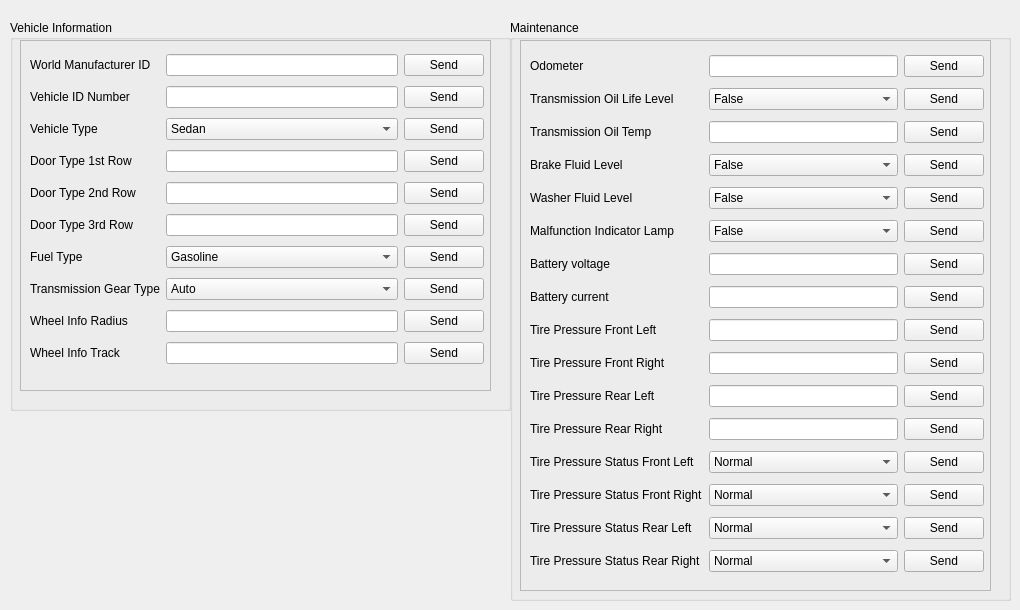
    <widget class="QWidget" name="tab">
     <attribute name="title">
      <string>Vehicle Information</string>
     </attribute>
     <widget class="QGroupBox" name="groupBox">
      <property name="geometry">
       <rect>
        <x>10</x>
        <y>20</y>
        <width>501</width>
        <height>391</height>
       </rect>
      </property>
      <property name="title">
       <string>Vehicle Information</string>
      </property>
      <widget class="QFrame" name="frame">
       <property name="geometry">
        <rect>
         <x>10</x>
         <y>20</y>
         <width>471</width>
         <height>351</height>
        </rect>
       </property>
       <property name="frameShape">
        <enum>QFrame::StyledPanel</enum>
       </property>
       <property name="frameShadow">
        <enum>QFrame::Raised</enum>
       </property>
       <widget class="QWidget" name="gridLayoutWidget">
        <property name="geometry">
         <rect>
          <x>10</x>
          <y>10</y>
          <width>454</width>
          <height>326</height>
         </rect>
        </property>
        <layout class="QGridLayout" name="gridLayout_3">
         <item row="2" column="0">
          <widget class="QLabel" name="label_V1">
           <property name="text">
            <string>Vehicle Type</string>
           </property>
           <property name="alignment">
            <set>Qt::AlignLeading|Qt::AlignLeft|Qt::AlignVCenter</set>
           </property>
          </widget>
         </item>
         <item row="4" column="0">
          <widget class="QLabel" name="label_V3">
           <property name="text">
            <string>Door Type 2nd Row</string>
           </property>
           <property name="alignment">
            <set>Qt::AlignLeading|Qt::AlignLeft|Qt::AlignVCenter</set>
           </property>
          </widget>
         </item>
         <item row="5" column="0">
          <widget class="QLabel" name="label_V4">
           <property name="text">
            <string>Door Type 3rd Row</string>
           </property>
           <property name="alignment">
            <set>Qt::AlignLeading|Qt::AlignLeft|Qt::AlignVCenter</set>
           </property>
          </widget>
         </item>
         <item row="6" column="0">
          <widget class="QLabel" name="label_V5">
           <property name="text">
            <string>Fuel Type</string>
           </property>
           <property name="alignment">
            <set>Qt::AlignLeading|Qt::AlignLeft|Qt::AlignVCenter</set>
           </property>
          </widget>
         </item>
         <item row="7" column="0">
          <widget class="QLabel" name="label_V6">
           <property name="text">
            <string>Transmission Gear Type</string>
           </property>
           <property name="alignment">
            <set>Qt::AlignLeading|Qt::AlignLeft|Qt::AlignVCenter</set>
           </property>
          </widget>
         </item>
         <item row="8" column="0">
          <widget class="QLabel" name="label_V7">
           <property name="text">
            <string>Wheel Info Radius</string>
           </property>
           <property name="alignment">
            <set>Qt::AlignLeading|Qt::AlignLeft|Qt::AlignVCenter</set>
           </property>
          </widget>
         </item>
         <item row="9" column="0">
          <widget class="QLabel" name="label_V8">
           <property name="text">
            <string>Wheel Info Track</string>
           </property>
           <property name="alignment">
            <set>Qt::AlignLeading|Qt::AlignLeft|Qt::AlignVCenter</set>
           </property>
          </widget>
         </item>
         <item row="4" column="1">
          <widget class="QLineEdit" name="lineEdit_V3"/>
         </item>
         <item row="5" column="1">
          <widget class="QLineEdit" name="lineEdit_V4"/>
         </item>
         <item row="8" column="1">
          <widget class="QLineEdit" name="lineEdit_V7"/>
         </item>
         <item row="9" column="1">
          <widget class="QLineEdit" name="lineEdit_V8"/>
         </item>
         <item row="2" column="2">
          <widget class="QPushButton" name="pushButton_V1">
           <property name="text">
            <string>Send</string>
           </property>
          </widget>
         </item>
         <item row="3" column="2">
          <widget class="QPushButton" name="pushButton_V2">
           <property name="text">
            <string>Send</string>
           </property>
          </widget>
         </item>
         <item row="4" column="2">
          <widget class="QPushButton" name="pushButton_V3">
           <property name="text">
            <string>Send</string>
           </property>
          </widget>
         </item>
         <item row="5" column="2">
          <widget class="QPushButton" name="pushButton_V4">
           <property name="text">
            <string>Send</string>
           </property>
          </widget>
         </item>
         <item row="6" column="2">
          <widget class="QPushButton" name="pushButton_V5">
           <property name="text">
            <string>Send</string>
           </property>
          </widget>
         </item>
         <item row="7" column="2">
          <widget class="QPushButton" name="pushButton_V6">
           <property name="text">
            <string>Send</string>
           </property>
          </widget>
         </item>
         <item row="8" column="2">
          <widget class="QPushButton" name="pushButton_V7">
           <property name="text">
            <string>Send</string>
           </property>
          </widget>
         </item>
         <item row="9" column="2">
          <widget class="QPushButton" name="pushButton_V8">
           <property name="text">
            <string>Send</string>
           </property>
          </widget>
         </item>
         <item row="3" column="0">
          <widget class="QLabel" name="label_V2">
           <property name="text">
            <string>Door Type 1st Row</string>
           </property>
           <property name="alignment">
            <set>Qt::AlignLeading|Qt::AlignLeft|Qt::AlignVCenter</set>
           </property>
          </widget>
         </item>
         <item row="2" column="1">
          <widget class="QComboBox" name="comboBox_V1">
           <item>
            <property name="text">
             <string>Sedan</string>
            </property>
           </item>
           <item>
            <property name="text">
             <string>Coupe</string>
            </property>
           </item>
           <item>
            <property name="text">
             <string>Cabriolet</string>
            </property>
           </item>
           <item>
            <property name="text">
             <string>Roadster</string>
            </property>
           </item>
           <item>
            <property name="text">
             <string>SUV</string>
            </property>
           </item>
           <item>
            <property name="text">
             <string>Truck</string>
            </property>
           </item>
          </widget>
         </item>
         <item row="6" column="1">
          <widget class="QComboBox" name="comboBox_V5">
           <item>
            <property name="text">
             <string>Gasoline</string>
            </property>
           </item>
           <item>
            <property name="text">
             <string>Methanol</string>
            </property>
           </item>
           <item>
            <property name="text">
             <string>Ethanol</string>
            </property>
           </item>
           <item>
            <property name="text">
             <string>Diesel</string>
            </property>
           </item>
           <item>
            <property name="text">
             <string>LPG</string>
            </property>
           </item>
           <item>
            <property name="text">
             <string>CNG</string>
            </property>
           </item>
           <item>
            <property name="text">
             <string>Propane</string>
            </property>
           </item>
           <item>
            <property name="text">
             <string>Electric</string>
            </property>
           </item>
           <item>
            <property name="text">
             <string>Bifuel Running Gasoline</string>
            </property>
           </item>
           <item>
            <property name="text">
             <string>Bifuel Running Methanol</string>
            </property>
           </item>
           <item>
            <property name="text">
             <string>Bifuel Running Ethanol</string>
            </property>
           </item>
           <item>
            <property name="text">
             <string>Bifuel Running LPG</string>
            </property>
           </item>
           <item>
            <property name="text">
             <string>Bifuel Running CNG</string>
            </property>
           </item>
           <item>
            <property name="text">
             <string>Bifuel Running Prop</string>
            </property>
           </item>
           <item>
            <property name="text">
             <string>Bifuel Running Electricity</string>
            </property>
           </item>
           <item>
            <property name="text">
             <string>Bifuel Mixed Gas Electric</string>
            </property>
           </item>
           <item>
            <property name="text">
             <string>Hybrid Gasoline</string>
            </property>
           </item>
           <item>
            <property name="text">
             <string>Hybrid Ethanol</string>
            </property>
           </item>
           <item>
            <property name="text">
             <string>Hybrid Diesel</string>
            </property>
           </item>
           <item>
            <property name="text">
             <string>Hybrid Electric</string>
            </property>
           </item>
           <item>
            <property name="text">
             <string>Hybrid Mixed Fuel</string>
            </property>
           </item>
           <item>
            <property name="text">
             <string>Hybrid Regenerative</string>
            </property>
           </item>
          </widget>
         </item>
         <item row="3" column="1">
          <widget class="QLineEdit" name="lineEdit_V2"/>
         </item>
         <item row="7" column="1">
          <widget class="QComboBox" name="comboBox_V6">
           <item>
            <property name="text">
             <string>Auto</string>
            </property>
           </item>
           <item>
            <property name="text">
             <string>Manual</string>
            </property>
           </item>
           <item>
            <property name="text">
             <string>CVT</string>
            </property>
           </item>
          </widget>
         </item>
         <item row="1" column="0">
          <widget class="QLabel" name="label_A2">
           <property name="text">
            <string>Vehicle ID Number</string>
           </property>
           <property name="alignment">
            <set>Qt::AlignLeading|Qt::AlignLeft|Qt::AlignVCenter</set>
           </property>
          </widget>
         </item>
         <item row="1" column="1">
          <widget class="QLineEdit" name="lineEdit_A2"/>
         </item>
         <item row="1" column="2">
          <widget class="QPushButton" name="pushButton_A2">
           <property name="text">
            <string>Send</string>
           </property>
          </widget>
         </item>
         <item row="0" column="0">
          <widget class="QLabel" name="label_A1">
           <property name="text">
            <string>World Manufacturer ID</string>
           </property>
           <property name="alignment">
            <set>Qt::AlignLeading|Qt::AlignLeft|Qt::AlignVCenter</set>
           </property>
          </widget>
         </item>
         <item row="0" column="1">
          <widget class="QLineEdit" name="lineEdit_A1"/>
         </item>
         <item row="0" column="2">
          <widget class="QPushButton" name="pushButton_A1">
           <property name="text">
            <string>Send</string>
           </property>
          </widget>
         </item>
        </layout>
       </widget>
      </widget>
     </widget>
     <widget class="QGroupBox" name="groupBox_7">
      <property name="geometry">
       <rect>
        <x>510</x>
        <y>20</y>
        <width>501</width>
        <height>581</height>
       </rect>
      </property>
      <property name="title">
       <string>Maintenance</string>
      </property>
      <widget class="QFrame" name="frame_8">
       <property name="geometry">
        <rect>
         <x>10</x>
         <y>20</y>
         <width>471</width>
         <height>551</height>
        </rect>
       </property>
       <property name="frameShape">
        <enum>QFrame::StyledPanel</enum>
       </property>
       <property name="frameShadow">
        <enum>QFrame::Raised</enum>
       </property>
       <widget class="QWidget" name="gridLayoutWidget_9">
        <property name="geometry">
         <rect>
          <x>10</x>
          <y>10</y>
          <width>454</width>
          <height>531</height>
         </rect>
        </property>
        <layout class="QGridLayout" name="gridLayout_10">
         <item row="0" column="0">
          <widget class="QLabel" name="label_M1">
           <property name="text">
            <string>Odometer</string>
           </property>
           <property name="alignment">
            <set>Qt::AlignLeading|Qt::AlignLeft|Qt::AlignVCenter</set>
           </property>
          </widget>
         </item>
         <item row="2" column="0">
          <widget class="QLabel" name="label_M3">
           <property name="text">
            <string>Transmission Oil Temp</string>
           </property>
           <property name="alignment">
            <set>Qt::AlignLeading|Qt::AlignLeft|Qt::AlignVCenter</set>
           </property>
          </widget>
         </item>
         <item row="3" column="0">
          <widget class="QLabel" name="label_M4">
           <property name="text">
            <string>Brake Fluid Level</string>
           </property>
           <property name="alignment">
            <set>Qt::AlignLeading|Qt::AlignLeft|Qt::AlignVCenter</set>
           </property>
          </widget>
         </item>
         <item row="4" column="0">
          <widget class="QLabel" name="label_M5">
           <property name="text">
            <string>Washer Fluid Level</string>
           </property>
           <property name="alignment">
            <set>Qt::AlignLeading|Qt::AlignLeft|Qt::AlignVCenter</set>
           </property>
          </widget>
         </item>
         <item row="2" column="1">
          <widget class="QLineEdit" name="lineEdit_M3"/>
         </item>
         <item row="6" column="1">
          <widget class="QLineEdit" name="lineEdit_M7"/>
         </item>
         <item row="7" column="1">
          <widget class="QLineEdit" name="lineEdit_M8"/>
         </item>
         <item row="0" column="2">
          <widget class="QPushButton" name="pushButton_M1">
           <property name="text">
            <string>Send</string>
           </property>
          </widget>
         </item>
         <item row="1" column="2">
          <widget class="QPushButton" name="pushButton_M2">
           <property name="text">
            <string>Send</string>
           </property>
          </widget>
         </item>
         <item row="2" column="2">
          <widget class="QPushButton" name="pushButton_M3">
           <property name="text">
            <string>Send</string>
           </property>
          </widget>
         </item>
         <item row="3" column="2">
          <widget class="QPushButton" name="pushButton_M4">
           <property name="text">
            <string>Send</string>
           </property>
          </widget>
         </item>
         <item row="4" column="2">
          <widget class="QPushButton" name="pushButton_M5">
           <property name="text">
            <string>Send</string>
           </property>
          </widget>
         </item>
         <item row="5" column="2">
          <widget class="QPushButton" name="pushButton_M6">
           <property name="text">
            <string>Send</string>
           </property>
          </widget>
         </item>
         <item row="6" column="2">
          <widget class="QPushButton" name="pushButton_M7">
           <property name="text">
            <string>Send</string>
           </property>
          </widget>
         </item>
         <item row="7" column="2">
          <widget class="QPushButton" name="pushButton_M8">
           <property name="text">
            <string>Send</string>
           </property>
          </widget>
         </item>
         <item row="1" column="0">
          <widget class="QLabel" name="label_M2">
           <property name="text">
            <string>Transmission Oil Life Level</string>
           </property>
           <property name="alignment">
            <set>Qt::AlignLeading|Qt::AlignLeft|Qt::AlignVCenter</set>
           </property>
          </widget>
         </item>
         <item row="5" column="0">
          <widget class="QLabel" name="label_M6">
           <property name="text">
            <string>Malfunction Indicator Lamp</string>
           </property>
           <property name="alignment">
            <set>Qt::AlignLeading|Qt::AlignLeft|Qt::AlignVCenter</set>
           </property>
          </widget>
         </item>
         <item row="6" column="0">
          <widget class="QLabel" name="label_M7">
           <property name="text">
            <string>Battery voltage</string>
           </property>
           <property name="alignment">
            <set>Qt::AlignLeading|Qt::AlignLeft|Qt::AlignVCenter</set>
           </property>
          </widget>
         </item>
         <item row="7" column="0">
          <widget class="QLabel" name="label_M8">
           <property name="text">
            <string>Battery current</string>
           </property>
           <property name="alignment">
            <set>Qt::AlignLeading|Qt::AlignLeft|Qt::AlignVCenter</set>
           </property>
          </widget>
         </item>
         <item row="8" column="0">
          <widget class="QLabel" name="label_M9">
           <property name="text">
            <string>Tire Pressure Front Left</string>
           </property>
           <property name="alignment">
            <set>Qt::AlignLeading|Qt::AlignLeft|Qt::AlignVCenter</set>
           </property>
          </widget>
         </item>
         <item row="8" column="1">
          <widget class="QLineEdit" name="lineEdit_M9"/>
         </item>
         <item row="8" column="2">
          <widget class="QPushButton" name="pushButton_M9">
           <property name="text">
            <string>Send</string>
           </property>
          </widget>
         </item>
         <item row="9" column="0">
          <widget class="QLabel" name="label_M10">
           <property name="text">
            <string>Tire Pressure Front Right</string>
           </property>
           <property name="alignment">
            <set>Qt::AlignLeading|Qt::AlignLeft|Qt::AlignVCenter</set>
           </property>
          </widget>
         </item>
         <item row="10" column="0">
          <widget class="QLabel" name="label_M11">
           <property name="text">
            <string>Tire Pressure Rear Left</string>
           </property>
           <property name="alignment">
            <set>Qt::AlignLeading|Qt::AlignLeft|Qt::AlignVCenter</set>
           </property>
          </widget>
         </item>
         <item row="11" column="0">
          <widget class="QLabel" name="label_M12">
           <property name="text">
            <string>Tire Pressure Rear Right</string>
           </property>
           <property name="alignment">
            <set>Qt::AlignLeading|Qt::AlignLeft|Qt::AlignVCenter</set>
           </property>
          </widget>
         </item>
         <item row="12" column="0">
          <widget class="QLabel" name="label_M13">
           <property name="text">
            <string>Tire Pressure Status Front Left</string>
           </property>
           <property name="alignment">
            <set>Qt::AlignLeading|Qt::AlignLeft|Qt::AlignVCenter</set>
           </property>
          </widget>
         </item>
         <item row="13" column="0">
          <widget class="QLabel" name="label_M14">
           <property name="text">
            <string>Tire Pressure Status Front Right</string>
           </property>
           <property name="alignment">
            <set>Qt::AlignLeading|Qt::AlignLeft|Qt::AlignVCenter</set>
           </property>
          </widget>
         </item>
         <item row="14" column="0">
          <widget class="QLabel" name="label_M15">
           <property name="text">
            <string>Tire Pressure Status Rear Left</string>
           </property>
           <property name="alignment">
            <set>Qt::AlignLeading|Qt::AlignLeft|Qt::AlignVCenter</set>
           </property>
          </widget>
         </item>
         <item row="15" column="0">
          <widget class="QLabel" name="label_M16">
           <property name="text">
            <string>Tire Pressure Status Rear Right</string>
           </property>
           <property name="alignment">
            <set>Qt::AlignLeading|Qt::AlignLeft|Qt::AlignVCenter</set>
           </property>
          </widget>
         </item>
         <item row="9" column="2">
          <widget class="QPushButton" name="pushButton_M10">
           <property name="text">
            <string>Send</string>
           </property>
          </widget>
         </item>
         <item row="10" column="2">
          <widget class="QPushButton" name="pushButton_M11">
           <property name="text">
            <string>Send</string>
           </property>
          </widget>
         </item>
         <item row="11" column="2">
          <widget class="QPushButton" name="pushButton_M12">
           <property name="text">
            <string>Send</string>
           </property>
          </widget>
         </item>
         <item row="12" column="2">
          <widget class="QPushButton" name="pushButton_M13">
           <property name="text">
            <string>Send</string>
           </property>
          </widget>
         </item>
         <item row="13" column="2">
          <widget class="QPushButton" name="pushButton_M14">
           <property name="text">
            <string>Send</string>
           </property>
          </widget>
         </item>
         <item row="14" column="2">
          <widget class="QPushButton" name="pushButton_M15">
           <property name="text">
            <string>Send</string>
           </property>
          </widget>
         </item>
         <item row="15" column="2">
          <widget class="QPushButton" name="pushButton_M16">
           <property name="text">
            <string>Send</string>
           </property>
          </widget>
         </item>
         <item row="11" column="1">
          <widget class="QLineEdit" name="lineEdit_M12"/>
         </item>
         <item row="12" column="1">
          <widget class="QComboBox" name="comboBox_M13">
           <item>
            <property name="text">
             <string>Normal</string>
            </property>
           </item>
           <item>
            <property name="text">
             <string>Low</string>
            </property>
           </item>
           <item>
            <property name="text">
             <string>High</string>
            </property>
           </item>
          </widget>
         </item>
         <item row="0" column="1">
          <widget class="QLineEdit" name="lineEdit_M1"/>
         </item>
         <item row="1" column="1">
          <widget class="QComboBox" name="comboBox_M2">
           <item>
            <property name="text">
             <string>False</string>
            </property>
           </item>
           <item>
            <property name="text">
             <string>True</string>
            </property>
           </item>
          </widget>
         </item>
         <item row="3" column="1">
          <widget class="QComboBox" name="comboBox_M4">
           <item>
            <property name="text">
             <string>False</string>
            </property>
           </item>
           <item>
            <property name="text">
             <string>True</string>
            </property>
           </item>
          </widget>
         </item>
         <item row="4" column="1">
          <widget class="QComboBox" name="comboBox_M5">
           <item>
            <property name="text">
             <string>False</string>
            </property>
           </item>
           <item>
            <property name="text">
             <string>True</string>
            </property>
           </item>
          </widget>
         </item>
         <item row="5" column="1">
          <widget class="QComboBox" name="comboBox_M6">
           <item>
            <property name="text">
             <string>False</string>
            </property>
           </item>
           <item>
            <property name="text">
             <string>True</string>
            </property>
           </item>
          </widget>
         </item>
         <item row="9" column="1">
          <widget class="QLineEdit" name="lineEdit_M10"/>
         </item>
         <item row="10" column="1">
          <widget class="QLineEdit" name="lineEdit_M11"/>
         </item>
         <item row="13" column="1">
          <widget class="QComboBox" name="comboBox_M14">
           <item>
            <property name="text">
             <string>Normal</string>
            </property>
           </item>
           <item>
            <property name="text">
             <string>Low</string>
            </property>
           </item>
           <item>
            <property name="text">
             <string>High</string>
            </property>
           </item>
          </widget>
         </item>
         <item row="14" column="1">
          <widget class="QComboBox" name="comboBox_M15">
           <item>
            <property name="text">
             <string>Normal</string>
            </property>
           </item>
           <item>
            <property name="text">
             <string>Low</string>
            </property>
           </item>
           <item>
            <property name="text">
             <string>High</string>
            </property>
           </item>
          </widget>
         </item>
         <item row="15" column="1">
          <widget class="QComboBox" name="comboBox_M16">
           <item>
            <property name="text">
             <string>Normal</string>
            </property>
           </item>
           <item>
            <property name="text">
             <string>Low</string>
            </property>
           </item>
           <item>
            <property name="text">
             <string>High</string>
            </property>
           </item>
          </widget>
         </item>
        </layout>
       </widget>
      </widget>
     </widget>
    </widget>
